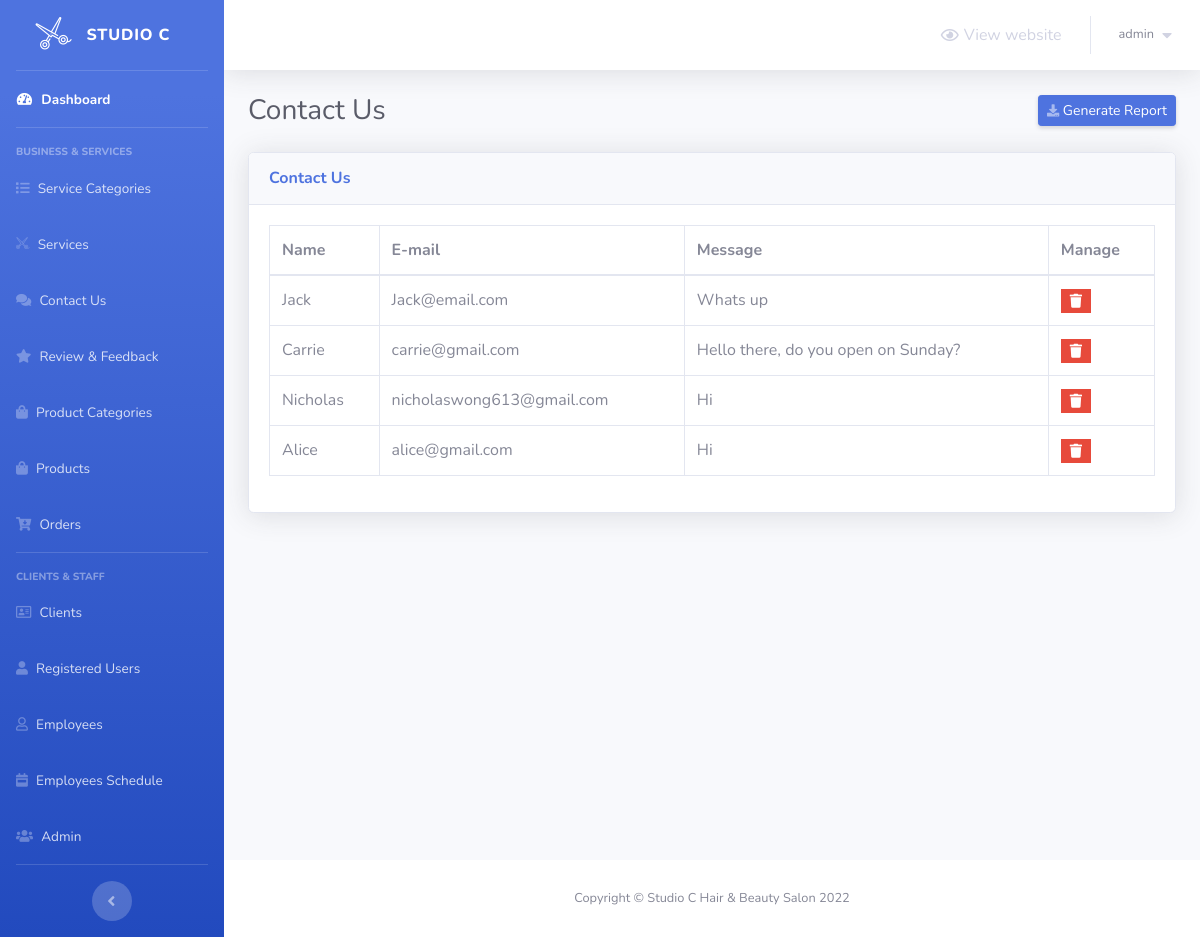
Page /admin/contactus.php (signed in) on the committed database.
### tables this page shows
CREATE TABLE `contactus` (
  `id` int(11) NOT NULL,
  `name` varchar(50) NOT NULL,
  `email` varchar(50) NOT NULL,
  `msg` varchar(255) NOT NULL
);

### admin/contactus.php (the view, shortened to what this page needs)
<?php
    include 'Includes/templates/header.php';
    if(isset($_SESSION['username_barbershop_Xw211qAAsq4']) && isset($_SESSION['password_barbershop_Xw211qAAsq4']))
    {
?>
        <div class="container-fluid">
            <div class="d-sm-flex align-items-center justify-content-between mb-4">
                <h1 class="h3 mb-0 text-gray-800">Contact Us</h1>
                <a href="#" class="d-none d-sm-inline-block btn btn-sm btn-primary shadow-sm">
                    <i class="fas fa-download fa-sm text-white-50"></i>
                    Generate Report
                </a>
            </div>
            <div class="card shadow mb-4">
                <div class="card-header py-3">
                    <h6 class="m-0 font-weight-bold text-primary">Contact Us</h6>
                </div>
                <div class="card-body">
                    <div class="table-responsive">
                        <table class="table table-bordered" id="dataTable" width="100%" cellspacing="0">
                            <thead>
                                <tr>
                                    <th>Name</th>
                                    <th>E-mail</th>
                                    <th>Message</th>
                                    <th>Manage</th>
                                </tr>
                            </thead>
                            <tbody>
                            <?php
                            include_once('dbconnect.php');
                            $sql = "SELECT * FROM contactus;";
                            $result = mysqli_query($con,$sql);
                            while ($row = mysqli_fetch_assoc($result))
                                {
                                    echo "<tr>
                                        <td>"  . $row["name"] . "</td>
                                        <td>"  . $row["email"] . "</td>
                                        <td>"  . $row["msg"] . "</td>
                                        <td>
                                            <a class ='btn btn-danger btn-sm rounded-0 fa fa-trash' href='deletecontactus.php?id=$row[id]'></a>
                                        </td>
                                    </tr>";
                                }
                            ?>
                            </tbody>
                        </table>
                    </div>
                </div>
            </div>
        </div>
<?php
        include 'Includes/templates/footer.php';
    }
    else
    {
        header('Location: login.php');
        exit();
    }
?>

### rows in the picture
contactus: name "Jack", email "Jack@email.com", msg "Whats up"
contactus: name "Carrie", email "carrie@gmail.com", msg "Hello there, do you open on Sunday?"
contactus: name "Nicholas", email "nicholaswong613@gmail.com", msg "Hi"
contactus: name "Alice", email "alice@gmail.com", msg "Hi"

### other values in the picture
$_SESSION['username_barbershop_Xw211qAAsq4'] "admin"
